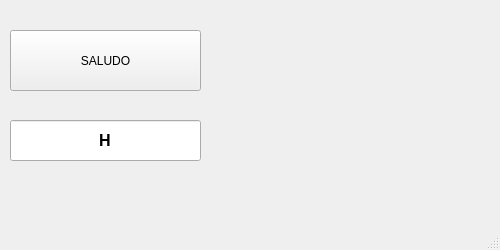
<?xml version="1.0" encoding="UTF-8"?>
<ui version="4.0">
 <class>MainWindow</class>
 <widget class="QMainWindow" name="MainWindow">
  <property name="geometry">
   <rect>
    <x>0</x>
    <y>0</y>
    <width>500</width>
    <height>250</height>
   </rect>
  </property>
  <property name="windowTitle">
   <string>MainWindow</string>
  </property>
  <widget class="QWidget" name="centralwidget">
   <widget class="QPushButton" name="btn_saludar">
    <property name="geometry">
     <rect>
      <x>10</x>
      <y>30</y>
      <width>191</width>
      <height>61</height>
     </rect>
    </property>
    <property name="text">
     <string>SALUDO</string>
    </property>
   </widget>
   <widget class="QLineEdit" name="lineEdit">
    <property name="geometry">
     <rect>
      <x>10</x>
      <y>120</y>
      <width>191</width>
      <height>41</height>
     </rect>
    </property>
    <property name="font">
     <font>
      <pointsize>12</pointsize>
      <weight>75</weight>
      <bold>true</bold>
     </font>
    </property>
    <property name="text">
     <string>H</string>
    </property>
    <property name="alignment">
     <set>Qt::AlignCenter</set>
    </property>
   </widget>
  </widget>
  <widget class="QMenuBar" name="menubar">
   <property name="geometry">
    <rect>
     <x>0</x>
     <y>0</y>
     <width>500</width>
     <height>26</height>
    </rect>
   </property>
  </widget>
  <widget class="QStatusBar" name="statusbar"/>
 </widget>
 <resources/>
 <connections/>
</ui>
